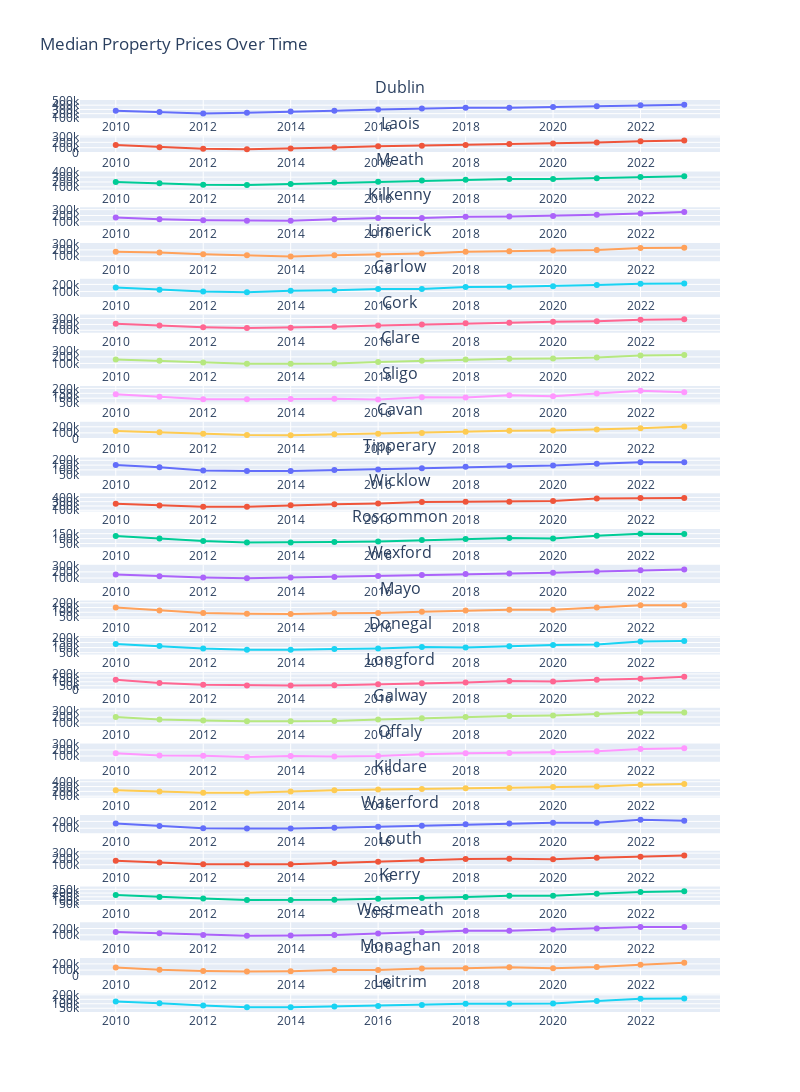

Notebook code cell kept with this figure:
### Markdown cell above
**Median Property Prices Over Time**

### Code cell
import pandas as pd
import plotly.graph_objects as go
from plotly.subplots import make_subplots

#Read in the data
df = pd.read_csv('PPR-ALL.csv', encoding='cp861',low_memory=False)

#Fix column names
df.columns = ['Date of Sale', 'Address', 'County', 'Eircode', 'Price',
              'Not Full Market Price', 'VAT Exclusive', 'Description of Property',
              'Property Size']

#Convert Date of Sale column to datetime format
df['Date of Sale'] = pd.to_datetime(df['Date of Sale'], format='%d/%m/%Y')

#Remove currency symbols and commas from Price column
df['Price'] = df['Price'].astype(str).str.replace('Ç', '')
df['Price'] = df['Price'].str.replace(',', '')

#list of counties
counties = df['County'].unique()

#Subplots for each county
fig = make_subplots(rows=len(counties), cols=1, subplot_titles=counties)

#Loop through each county 
for i, county in enumerate(counties):
    county_data = df[df['County'] == county]
    county_grouped = county_data.groupby(county_data['Date of Sale'].dt.year)['Price'].median().reset_index()
    fig.add_trace(go.Scatter(x=county_grouped['Date of Sale'],
                             y=county_grouped['Price'],
                             name=county
                            ), row=i+1, col=1)

#Show the figures
fig.update_layout(height=2800, width=800, title='Median Property Prices Over Time', showlegend=False)

fig.show()

### Figure 1 — Plotly figure (JSON) as saved in the notebook; plotly's stock layout.template omitted (floating-point values rounded to 4 significant figures)
{"data": [{"name": "Dublin", "type": "scatter", "x": [2010, 2011, 2012, 2013, 2014, 2015, 2016, 2017, 2018, 2019, 2020, 2021, 2022, 2023], "xaxis": "x", "y": [267500, 237900.0, 202600.0, 220000, 253000, 269000, 297500, 321000, 337000, 340000, 355000, 375000, 400000, 411900.0], "yaxis": "y"}, {"name": "Laois", "type": "scatter", "x": [2010, 2011, 2012, 2013, 2014, 2015, 2016, 2017, 2018, 2019, 2020, 2021, 2022, 2023], "xaxis": "x2", "y": [150000, 110000, 80000, 70000, 83700, 105000, 126000, 137500, 152000, 170000, 176100.0, 195000, 220000, 235000], "yaxis": "y2"}, {"name": "Meath", "type": "scatter", "x": [2010, 2011, 2012, 2013, 2014, 2015, 2016, 2017, 2018, 2019, 2020, 2021, 2022, 2023], "xaxis": "x3", "y": [202643, 175500, 145700.0, 137500, 158100.0, 189000, 207500, 232000, 246000, 262500, 259900.0, 277500.0, 304000.0, 320000], "yaxis": "y3"}, {"name": "Kilkenny", "type": "scatter", "x": [2010, 2011, 2012, 2013, 2014, 2015, 2016, 2017, 2018, 2019, 2020, 2021, 2022, 2023], "xaxis": "x4", "y": [165000, 135000, 120000, 110000, 112250, 135000, 157000, 159000, 180000, 182000, 192200.0, 215000, 235000, 261500], "yaxis": "y4"}, {"name": "Limerick", "type": "scatter", "x": [2010, 2011, 2012, 2013, 2014, 2015, 2016, 2017, 2018, 2019, 2020, 2021, 2022, 2023], "xaxis": "x5", "y": [170000, 157000, 132000, 115000, 95000, 115000, 125000, 145000, 172000, 180000, 191000, 200000, 230000, 235000], "yaxis": "y5"}, {"name": "Carlow", "type": "scatter", "x": [2010, 2011, 2012, 2013, 2014, 2015, 2016, 2017, 2018, 2019, 2020, 2021, 2022, 2023], "xaxis": "x6", "y": [157709, 126691, 100000, 90000, 110000, 118000, 135000, 137000, 165000, 168100.0, 175000, 190000, 209000, 213250], "yaxis": "y6"}, {"name": "Cork", "type": "scatter", "x": [2010, 2011, 2012, 2013, 2014, 2015, 2016, 2017, 2018, 2019, 2020, 2021, 2022, 2023], "xaxis": "x7", "y": [210000, 180000, 152500, 137900, 145000, 160000, 180000, 200000, 220000, 230000, 244500.0, 255000, 280000, 290000], "yaxis": "y7"}, {"name": "Clare", "type": "scatter", "x": [2010, 2011, 2012, 2013, 2014, 2015, 2016, 2017, 2018, 2019, 2020, 2021, 2022, 2023], "xaxis": "x8", "y": [160000, 139675, 115000, 94000, 95000, 100300.0, 121000, 139500, 160000, 170000, 177000, 190000, 220000, 230000], "yaxis": "y8"}, {"name": "Sligo", "type": "scatter", "x": [2010, 2011, 2012, 2013, 2014, 2015, 2016, 2017, 2018, 2019, 2020, 2021, 2022, 2023], "xaxis": "x9", "y": [141500.0, 114200.0, 90000, 90000, 91600, 95000, 86000, 109500, 107000, 129036, 120000, 149000, 176800.0, 160000], "yaxis": "y9"}, {"name": "Cavan", "type": "scatter", "x": [2010, 2011, 2012, 2013, 2014, 2015, 2016, 2017, 2018, 2019, 2020, 2021, 2022, 2023], "xaxis": "x10", "y": [130837, 112400.0, 85000, 64000, 60000, 76932, 85000, 100000, 120395, 135000, 140000, 155000, 175000, 206400.0], "yaxis": "y10"}, {"name": "Tipperary", "type": "scatter", "x": [2010, 2011, 2012, 2013, 2014, 2015, 2016, 2017, 2018, 2019, 2020, 2021, 2022, 2023], "xaxis": "x11", "y": [150000, 127000, 94840.0, 88250, 90000, 100000, 105000, 117500, 132200.0, 139500, 145400.0, 165000, 180500, 180000], "yaxis": "y11"}, {"name": "Wicklow", "type": "scatter", "x": [2010, 2011, 2012, 2013, 2014, 2015, 2016, 2017, 2018, 2019, 2020, 2021, 2022, 2023], "xaxis": "x12", "y": [252200.0, 210000, 183300.0, 180200.0, 215000, 242100.0, 260000, 292500, 297000.0, 300000, 315000, 372000, 385000, 387665], "yaxis": "y12"}, {"name": "Roscommon", "type": "scatter", "x": [2010, 2011, 2012, 2013, 2014, 2015, 2016, 2017, 2018, 2019, 2020, 2021, 2022, 2023], "xaxis": "x13", "y": [127800.0, 100000, 75000, 60400.0, 60000, 65000, 71000, 85000, 95000, 107500, 100000, 130000, 150000, 147000], "yaxis": "y13"}, {"name": "Wexford", "type": "scatter", "x": [2010, 2011, 2012, 2013, 2014, 2015, 2016, 2017, 2018, 2019, 2020, 2021, 2022, 2023], "xaxis": "x14", "y": [159000, 128500, 110000, 95500, 108000, 117000, 133300.0, 150000, 165000, 175000, 184250, 205000, 225000, 240000], "yaxis": "y14"}, {"name": "Mayo", "type": "scatter", "x": [2010, 2011, 2012, 2013, 2014, 2015, 2016, 2017, 2018, 2019, 2020, 2021, 2022, 2023], "xaxis": "x15", "y": [150000, 120000, 93260.0, 85000, 81000, 90000, 93000, 106000, 118000, 127500, 127753, 150000, 175000, 175000], "yaxis": "y15"}, {"name": "Donegal", "type": "scatter", "x": [2010, 2011, 2012, 2013, 2014, 2015, 2016, 2017, 2018, 2019, 2020, 2021, 2022, 2023], "xaxis": "x16", "y": [135000, 115000, 90000, 78500, 78000, 85900.0, 90825, 105000, 100000, 112000, 125000, 130000, 159500, 165000], "yaxis": "y16"}, {"name": "Longford", "type": "scatter", "x": [2010, 2011, 2012, 2013, 2014, 2015, 2016, 2017, 2018, 2019, 2020, 2021, 2022, 2023], "xaxis": "x17", "y": [126651, 84700.0, 62000, 52680.0, 52500, 58000, 68500, 80500, 90000, 110000, 104000, 125000, 140000, 165000], "yaxis": "y17"}, {"name": "Galway", "type": "scatter", "x": [2010, 2011, 2012, 2013, 2014, 2015, 2016, 2017, 2018, 2019, 2020, 2021, 2022, 2023], "xaxis": "x18", "y": [200000, 160000, 145000, 130000, 133000, 136000, 160000, 180000, 200000, 215000, 225000, 245000, 273000, 275000], "yaxis": "y18"}, {"name": "Offaly", "type": "scatter", "x": [2010, 2011, 2012, 2013, 2014, 2015, 2016, 2017, 2018, 2019, 2020, 2021, 2022, 2023], "xaxis": "x19", "y": [145000, 110000, 105000, 82500, 100000, 92500, 100000, 130000, 146300.0, 150000, 162500, 180000, 216134, 230000], "yaxis": "y19"}, {"name": "Kildare", "type": "scatter", "x": [2010, 2011, 2012, 2013, 2014, 2015, 2016, 2017, 2018, 2019, 2020, 2021, 2022, 2023], "xaxis": "x20", "y": [223570, 200000, 170000, 170000, 200000, 223000, 240000, 250000, 266250, 270800.0, 290000, 303965, 336000, 355000], "yaxis": "y20"}, {"name": "Waterford", "type": "scatter", "x": [2010, 2011, 2012, 2013, 2014, 2015, 2016, 2017, 2018, 2019, 2020, 2021, 2022, 2023], "xaxis": "x21", "y": [170000, 132015, 100000, 95000, 95000, 107700.0, 122000, 135000, 160000, 168000, 180000, 182000, 225000, 210000], "yaxis": "y21"}, {"name": "Louth", "type": "scatter", "x": [2010, 2011, 2012, 2013, 2014, 2015, 2016, 2017, 2018, 2019, 2020, 2021, 2022, 2023], "xaxis": "x22", "y": [170000, 137750, 110000, 107100.0, 110600.0, 129000, 149800.0, 180000, 198000, 202800.0, 196250, 220000, 237800.0, 259900.0], "yaxis": "y22"}, {"name": "Kerry", "type": "scatter", "x": [2010, 2011, 2012, 2013, 2014, 2015, 2016, 2017, 2018, 2019, 2020, 2021, 2022, 2023], "xaxis": "x23", "y": [175000, 147000, 127000, 107000, 105726, 110132, 125000, 133000, 148000, 165000, 165000, 190000, 215000, 225000], "yaxis": "y23"}, {"name": "Westmeath", "type": "scatter", "x": [2010, 2011, 2012, 2013, 2014, 2015, 2016, 2017, 2018, 2019, 2020, 2021, 2022, 2023], "xaxis": "x24", "y": [145000, 125000, 100000, 85000, 92000, 100000, 120000, 140000, 165000, 165000, 184000, 200000, 225000, 222132], "yaxis": "y24"}, {"name": "Monaghan", "type": "scatter", "x": [2010, 2011, 2012, 2013, 2014, 2015, 2016, 2017, 2018, 2019, 2020, 2021, 2022, 2023], "xaxis": "x25", "y": [140000, 105000, 86500, 75000, 80000, 100000, 102000, 125000, 130000, 145000, 130000, 150000, 188000, 220000], "yaxis": "y25"}, {"name": "Leitrim", "type": "scatter", "x": [2010, 2011, 2012, 2013, 2014, 2015, 2016, 2017, 2018, 2019, 2020, 2021, 2022, 2023], "xaxis": "x26", "y": [125000, 107000, 80000, 60000, 60000, 70000, 75000, 86000, 99450, 100000, 102000, 130000, 155000, 159500], "yaxis": "y26"}], "layout": {"annotations": [{"font": {"size": 16}, "showarrow": false, "text": "Dublin", "x": 0.5, "xanchor": "center", "xref": "paper", "y": 1.0, "yanchor": "bottom", "yref": "paper"}, {"font": {"size": 16}, "showarrow": false, "text": "Laois", "x": 0.5, "xanchor": "center", "xref": "paper", "y": 0.9608, "yanchor": "bottom", "yref": "paper"}, {"font": {"size": 16}, "showarrow": false, "text": "Meath", "x": 0.5, "xanchor": "center", "xref": "paper", "y": 0.9216, "yanchor": "bottom", "yref": "paper"}, {"font": {"size": 16}, "showarrow": false, "text": "Kilkenny", "x": 0.5, "xanchor": "center", "xref": "paper", "y": 0.8824, "yanchor": "bottom", "yref": "paper"}, {"font": {"size": 16}, "showarrow": false, "text": "Limerick", "x": 0.5, "xanchor": "center", "xref": "paper", "y": 0.8432, "yanchor": "bottom", "yref": "paper"}, {"font": {"size": 16}, "showarrow": false, "text": "Carlow", "x": 0.5, "xanchor": "center", "xref": "paper", "y": 0.804, "yanchor": "bottom", "yref": "paper"}, {"font": {"size": 16}, "showarrow": false, "text": "Cork", "x": 0.5, "xanchor": "center", "xref": "paper", "y": 0.7648, "yanchor": "bottom", "yref": "paper"}, {"font": {"size": 16}, "showarrow": false, "text": "Clare", "x": 0.5, "xanchor": "center", "xref": "paper", "y": 0.7256, "yanchor": "bottom", "yref": "paper"}, {"font": {"size": 16}, "showarrow": false, "text": "Sligo", "x": 0.5, "xanchor": "center", "xref": "paper", "y": 0.6864, "yanchor": "bottom", "yref": "paper"}, {"font": {"size": 16}, "showarrow": false, "text": "Cavan", "x": 0.5, "xanchor": "center", "xref": "paper", "y": 0.6472, "yanchor": "bottom", "yref": "paper"}, {"font": {"size": 16}, "showarrow": false, "text": "Tipperary", "x": 0.5, "xanchor": "center", "xref": "paper", "y": 0.608, "yanchor": "bottom", "yref": "paper"}, {"font": {"size": 16}, "showarrow": false, "text": "Wicklow", "x": 0.5, "xanchor": "center", "xref": "paper", "y": 0.5688, "yanchor": "bottom", "yref": "paper"}, {"font": {"size": 16}, "showarrow": false, "text": "Roscommon", "x": 0.5, "xanchor": "center", "xref": "paper", "y": 0.5296, "yanchor": "bottom", "yref": "paper"}, {"font": {"size": 16}, "showarrow": false, "text": "Wexford", "x": 0.5, "xanchor": "center", "xref": "paper", "y": 0.4904, "yanchor": "bottom", "yref": "paper"}, {"font": {"size": 16}, "showarrow": false, "text": "Mayo", "x": 0.5, "xanchor": "center", "xref": "paper", "y": 0.4512, "yanchor": "bottom", "yref": "paper"}, {"font": {"size": 16}, "showarrow": false, "text": "Donegal", "x": 0.5, "xanchor": "center", "xref": "paper", "y": 0.412, "yanchor": "bottom", "yref": "paper"}, {"font": {"size": 16}, "showarrow": false, "text": "Longford", "x": 0.5, "xanchor": "center", "xref": "paper", "y": 0.3728, "yanchor": "bottom", "yref": "paper"}, {"font": {"size": 16}, "showarrow": false, "text": "Galway", "x": 0.5, "xanchor": "center", "xref": "paper", "y": 0.3336, "yanchor": "bottom", "yref": "paper"}, {"font": {"size": 16}, "showarrow": false, "text": "Offaly", "x": 0.5, "xanchor": "center", "xref": "paper", "y": 0.2944, "yanchor": "bottom", "yref": "paper"}, {"font": {"size": 16}, "showarrow": false, "text": "Kildare", "x": 0.5, "xanchor": "center", "xref": "paper", "y": 0.2552, "yanchor": "bottom", "yref": "paper"}, {"font": {"size": 16}, "showarrow": false, "text": "Waterford", "x": 0.5, "xanchor": "center", "xref": "paper", "y": 0.216, "yanchor": "bottom", "yref": "paper"}, {"font": {"size": 16}, "showarrow": false, "text": "Louth", "x": 0.5, "xanchor": "center", "xref": "paper", "y": 0.1768, "yanchor": "bottom", "yref": "paper"}, {"font": {"size": 16}, "showarrow": false, "text": "Kerry", "x": 0.5, "xanchor": "center", "xref": "paper", "y": 0.1376, "yanchor": "bottom", "yref": "paper"}, {"font": {"size": 16}, "showarrow": false, "text": "Westmeath", "x": 0.5, "xanchor": "center", "xref": "paper", "y": 0.09837, "yanchor": "bottom", "yref": "paper"}, {"font": {"size": 16}, "showarrow": false, "text": "Monaghan", "x": 0.5, "xanchor": "center", "xref": "paper", "y": 0.05917, "yanchor": "bottom", "yref": "paper"}, {"font": {"size": 16}, "showarrow": false, "text": "Leitrim", "x": 0.5, "xanchor": "center", "xref": "paper", "y": 0.01997, "yanchor": "bottom", "yref": "paper"}], "height": 2800, "showlegend": false, "title": {"text": "Median Property Prices Over Time"}, "width": 800, "xaxis": {"anchor": "y", "domain": [0, 1]}, "xaxis10": {"anchor": "y10", "domain": [0, 1]}, "xaxis11": {"anchor": "y11", "domain": [0, 1]}, "xaxis12": {"anchor": "y12", "domain": [0, 1]}, "xaxis13": {"anchor": "y13", "domain": [0, 1]}, "xaxis14": {"anchor": "y14", "domain": [0, 1]}, "xaxis15": {"anchor": "y15", "domain": [0, 1]}, "xaxis16": {"anchor": "y16", "domain": [0, 1]}, "xaxis17": {"anchor": "y17", "domain": [0, 1]}, "xaxis18": {"anchor": "y18", "domain": [0, 1]}, "xaxis19": {"anchor": "y19", "domain": [0, 1]}, "xaxis2": {"anchor": "y2", "domain": [0, 1]}, "xaxis20": {"anchor": "y20", "domain": [0, 1]}, "xaxis21": {"anchor": "y21", "domain": [0, 1]}, "xaxis22": {"anchor": "y22", "domain": [0, 1]}, "xaxis23": {"anchor": "y23", "domain": [0, 1]}, "xaxis24": {"anchor": "y24", "domain": [0, 1]}, "xaxis25": {"anchor": "y25", "domain": [0, 1]}, "xaxis26": {"anchor": "y26", "domain": [0, 1]}, "xaxis3": {"anchor": "y3", "domain": [0, 1]}, "xaxis4": {"anchor": "y4", "domain": [0, 1]}, "xaxis5": {"anchor": "y5", "domain": [0, 1]}, "xaxis6": {"anchor": "y6", "domain": [0, 1]}, "xaxis7": {"anchor": "y7", "domain": [0, 1]}, "xaxis8": {"anchor": "y8", "domain": [0, 1]}, "xaxis9": {"anchor": "y9", "domain": [0, 1]}, "yaxis": {"anchor": "x", "domain": [0.98, 1]}, "yaxis10": {"anchor": "x10", "domain": [0.6272, 0.6472]}, "yaxis11": {"anchor": "x11", "domain": [0.588, 0.608]}, "yaxis12": {"anchor": "x12", "domain": [0.5488, 0.5688]}, "yaxis13": {"anchor": "x13", "domain": [0.5096, 0.5296]}, "yaxis14": {"anchor": "x14", "domain": [0.4704, 0.4904]}, "yaxis15": {"anchor": "x15", "domain": [0.4312, 0.4512]}, "yaxis16": {"anchor": "x16", "domain": [0.392, 0.412]}, "yaxis17": {"anchor": "x17", "domain": [0.3528, 0.3728]}, "yaxis18": {"anchor": "x18", "domain": [0.3136, 0.3336]}, "yaxis19": {"anchor": "x19", "domain": [0.2744, 0.2944]}, "yaxis2": {"anchor": "x2", "domain": [0.9408, 0.9608]}, "yaxis20": {"anchor": "x20", "domain": [0.2352, 0.2552]}, "yaxis21": {"anchor": "x21", "domain": [0.196, 0.216]}, "yaxis22": {"anchor": "x22", "domain": [0.1568, 0.1768]}, "yaxis23": {"anchor": "x23", "domain": [0.1176, 0.1376]}, "yaxis24": {"anchor": "x24", "domain": [0.0784, 0.09837]}, "yaxis25": {"anchor": "x25", "domain": [0.0392, 0.05917]}, "yaxis26": {"anchor": "x26", "domain": [0, 0.01997]}, "yaxis3": {"anchor": "x3", "domain": [0.9016, 0.9216]}, "yaxis4": {"anchor": "x4", "domain": [0.8624, 0.8824]}, "yaxis5": {"anchor": "x5", "domain": [0.8232, 0.8432]}, "yaxis6": {"anchor": "x6", "domain": [0.784, 0.804]}, "yaxis7": {"anchor": "x7", "domain": [0.7448, 0.7648]}, "yaxis8": {"anchor": "x8", "domain": [0.7056, 0.7256]}, "yaxis9": {"anchor": "x9", "domain": [0.6664, 0.6864]}}}
